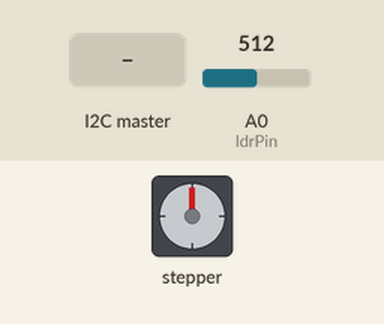
This sketch was run on a simulated Arduino Uno, built with avr-gcc and run on an emulated ATmega328P. Shown: stepper motor. The inputs (shaded band) are chosen by the test bench; at power-on: A0 (ldrPin) = 512. Stepper angles assume 2048 steps per turn; what the sketch prints to the serial monitor is not drawn.

Above: at 1.2 s.
1.3 s: the I2C master sends the byte 1
Timing chart, 0 to 5.4 s (numbered marks = the images above; inputs shaded):
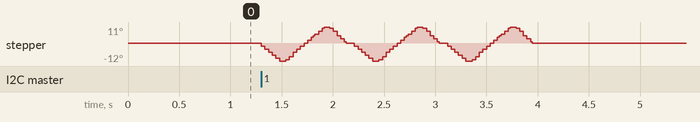

Measured:
- after the input at 1.3 s, stepper: turns 12° counter-clockwise in 0.18 s, then 23° clockwise in 0.37 s, then 23° counter-clockwise in 0.42 s, then 23° clockwise in 0.37 s, and so on

The sketch:

subie_mech.ino
```cpp
// module
#include <Stepper.h>
#include <Wire.h>

enum CommandCode : byte {
  COMMAND_NONE = 0,
  COMMAND_DISPENSE_ONE = 1,
};

enum ModuleStatus : byte {
  STATUS_IDLE = 0,
  STATUS_BUSY = 1,
  STATUS_SUCCESS = 2,
  STATUS_EMPTY = 3,
  STATUS_FAILED = 4,
};

volatile byte pendingCommand = COMMAND_NONE;
volatile byte moduleStatus = STATUS_IDLE;

// Steps per revolution for 28BYJ-48
const int stepsPerRevolution = 2048;
const int gearRatio = 4;
const int revolution = int(stepsPerRevolution / gearRatio);
const int maxAttempts = 3;

// LDR
const int ldrPin = A0;
int threshold = 60;

// Define stepper motor object
Stepper myStepper(stepsPerRevolution, 8, 10, 9, 11);

void receiver(int n_bytes) {
  (void)n_bytes;

  while (Wire.available()) {
    const byte receivedCommand = Wire.read();
    if (receivedCommand == COMMAND_DISPENSE_ONE && moduleStatus != STATUS_BUSY) {
      pendingCommand = COMMAND_DISPENSE_ONE;
      moduleStatus = STATUS_BUSY;
    }
  }
}

void requestEvent() {
  Wire.write(moduleStatus);
}

bool isItemDetected(int sensorValue, int referenceValue) {
  return sensorValue < referenceValue - threshold;
}

void moveToHomeFromSensor() {
  myStepper.step(-int(revolution / 8));
  delay(50);
}

byte dispenseUnit() {
  bool itemDetectedAtLeastOnce = false;

  for (int attempt = 1; attempt <= maxAttempts; ++attempt) {
    Serial.print("Dispense attempt ");
    Serial.print(attempt);
    Serial.print(" of ");
    Serial.println(maxAttempts);

    const int initialValue = analogRead(ldrPin);
    Serial.print("Sensor value (home position): ");
    Serial.println(initialValue);

    myStepper.step(-int(revolution / 8));
    delay(50);

    myStepper.step(int(revolution / 4));
    delay(50);

    const int detectedValue = analogRead(ldrPin);
    Serial.print("Sensor value (detection position): ");
    Serial.println(detectedValue);

    if (!isItemDetected(detectedValue, initialValue)) {
      Serial.println("No item detected at sensor position");
      moveToHomeFromSensor();
      continue;
    }

    itemDetectedAtLeastOnce = true;
    Serial.println("Item detected -> rotate one full cycle to dispense");

    // For the wheel mechanism, keep rotating in the dispense direction
    // until the slot returns to the sensor instead of reversing back.
    myStepper.step(revolution);
    delay(50);

    const int confirmationValue = analogRead(ldrPin);
    Serial.print("Sensor value (post-dispense check): ");
    Serial.println(confirmationValue);

    const bool confirmed = !isItemDetected(confirmationValue, initialValue);
    moveToHomeFromSensor();

    if (confirmed) {
      Serial.println("Dispense confirmed: item no longer detected");
      return STATUS_SUCCESS;
    }

    Serial.println("Dispense not confirmed: item still detected");
  }

  if (!itemDetectedAtLeastOnce) {
    Serial.println("Dispense aborted: no item available");
    return STATUS_EMPTY;
  }

  Serial.println("Dispense failed after all attempts");
  return STATUS_FAILED;
}

void setup() {
  Serial.begin(115200);
  Serial.println("Serial connection to shaft module initialized!");

  myStepper.setSpeed(10);

  Wire.begin(0x11);
  Wire.onReceive(receiver);
  Wire.onRequest(requestEvent);
  Serial.println("Ready to receive I2C commands");
}

void loop() {
  if (pendingCommand == COMMAND_DISPENSE_ONE) {
    pendingCommand = COMMAND_NONE;
    moduleStatus = STATUS_BUSY;
    moduleStatus = dispenseUnit();
  }
}
```
